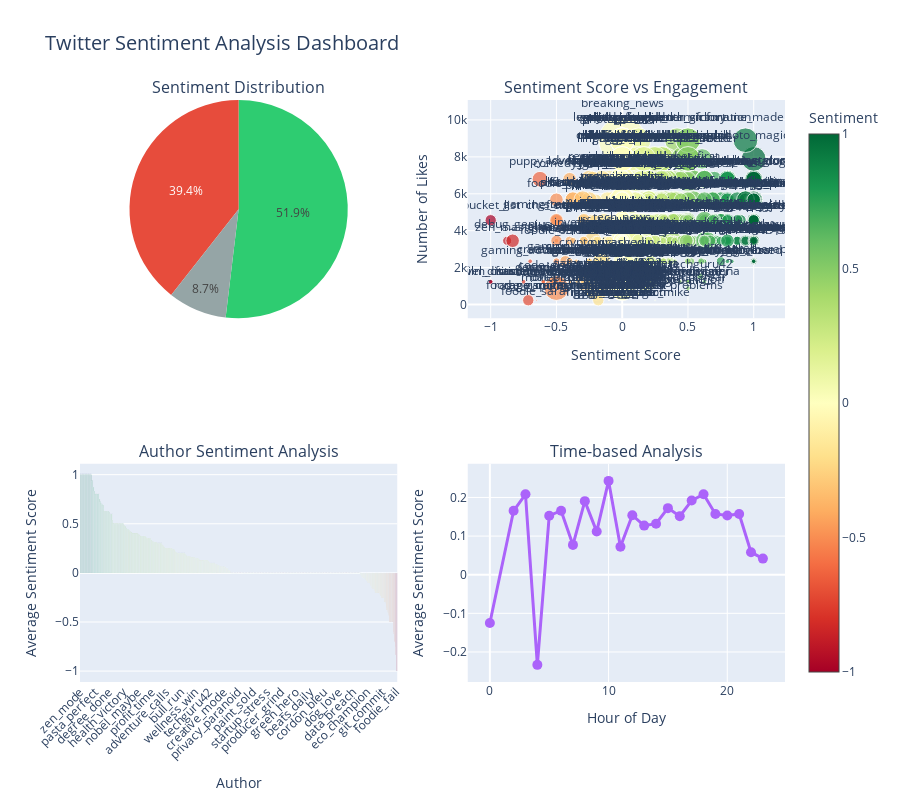

Notebook cell for this chart:
### Code cell
# ## 4. Interactive Visualizations with Plotly

# %%
# Create interactive sentiment analysis dashboard
fig = make_subplots(
    rows=2, cols=2,
    subplot_titles=('Sentiment Distribution', 'Sentiment Score vs Engagement',
                    'Author Sentiment Analysis', 'Time-based Analysis'),
    specs=[[{"type": "pie"}, {"type": "scatter"}],
           [{"type": "bar"}, {"type": "scatter"}]]
)

# 1. Pie chart
fig.add_trace(
    go.Pie(labels=sentiment_counts.index, values=sentiment_counts.values,
           marker_colors=['#2ecc71', '#e74c3c', '#95a5a6']),
    row=1, col=1
)

# 2. Sentiment vs Engagement
fig.add_trace(
    go.Scatter(x=df['sentiment_score'], y=df['number_of_likes'],
               mode='markers+text',
               text=df['author'],
               textposition="top center",
               marker=dict(size=df['number_of_shares']/50,
                          color=df['sentiment_score'],
                          colorscale='RdYlGn',
                          showscale=True,
                          colorbar=dict(title="Sentiment")),
               name='Tweets'),
    row=1, col=2
)

# 3. Author sentiment analysis
author_stats = df.groupby('author').agg({
    'sentiment_score': 'mean',
    'sentiment_label': lambda x: x.mode()[0] if not x.empty else 'neutral'
}).sort_values('sentiment_score', ascending=False)

fig.add_trace(
    go.Bar(x=author_stats.index, y=author_stats['sentiment_score'],
           marker_color=author_stats['sentiment_score'],
           marker_colorscale='RdYlGn',
           text=author_stats['sentiment_score'].round(3),
           textposition='outside'),
    row=2, col=1
)

# 4. Time-based analysis
hourly_sentiment = df.groupby('hour')['sentiment_score'].mean().reset_index()
fig.add_trace(
    go.Scatter(x=hourly_sentiment['hour'], y=hourly_sentiment['sentiment_score'],
               mode='lines+markers',
               line=dict(width=3),
               marker=dict(size=10)),
    row=2, col=2
)

# Update layout
fig.update_layout(height=800, showlegend=False,
                  title_text="Twitter Sentiment Analysis Dashboard",
                  title_font_size=20)
fig.update_xaxes(title_text="Sentiment Score", row=1, col=2)
fig.update_yaxes(title_text="Number of Likes", row=1, col=2)
fig.update_xaxes(title_text="Author", row=2, col=1, tickangle=-45)
fig.update_yaxes(title_text="Average Sentiment Score", row=2, col=1)
fig.update_xaxes(title_text="Hour of Day", row=2, col=2)
fig.update_yaxes(title_text="Average Sentiment Score", row=2, col=2)

fig.show()

### Figure 1 — Plotly figure (JSON) as saved in the notebook; plotly's stock layout.template omitted (floating-point values rounded to 4 significant figures; data arrays with more than 128 entries replaced by an {"elided": "..."} marker saying what was removed)
{"data": [{"domain": {"x": [0, 0.45], "y": [0.625, 1]}, "labels": ["neutral", "positive", "negative"], "marker": {"colors": ["#2ecc71", "#e74c3c", "#95a5a6"]}, "type": "pie", "values": [519, 394, 87]}, {"marker": {"color": {"elided": "1000 float values"}, "colorbar": {"title": {"text": "Sentiment"}}, "colorscale": [[0, "rgb(165,0,38)"], [0.1, "rgb(215,48,39)"], [0.2, "rgb(244,109,67)"], [0.3, "rgb(253,174,97)"], [0.4, "rgb(254,224,139)"], [0.5, "rgb(255,255,191)"], [0.6, "rgb(217,239,139)"], [0.7, "rgb(166,217,106)"], [0.8, "rgb(102,189,99)"], [0.9, "rgb(26,152,80)"], [1, "rgb(0,104,55)"]], "showscale": true, "size": {"elided": "1000 float values"}}, "mode": "markers+text", "name": "Tweets", "text": {"elided": "1000 str values"}, "textposition": "top center", "type": "scatter", "x": {"elided": "1000 float values"}, "xaxis": "x", "y": {"elided": "1000 int values"}, "yaxis": "y"}, {"marker": {"color": {"elided": "841 float values"}, "colorscale": [[0, "rgb(165,0,38)"], [0.1, "rgb(215,48,39)"], [0.2, "rgb(244,109,67)"], [0.3, "rgb(253,174,97)"], [0.4, "rgb(254,224,139)"], [0.5, "rgb(255,255,191)"], [0.6, "rgb(217,239,139)"], [0.7, "rgb(166,217,106)"], [0.8, "rgb(102,189,99)"], [0.9, "rgb(26,152,80)"], [1, "rgb(0,104,55)"]]}, "text": {"elided": "841 float values"}, "textposition": "outside", "type": "bar", "x": {"elided": "841 str values"}, "xaxis": "x2", "y": {"elided": "841 float values"}, "yaxis": "y2"}, {"line": {"width": 3}, "marker": {"size": 10}, "mode": "lines+markers", "type": "scatter", "x": [0, 2, 3, 4, 5, 6, 7, 8, 9, 10, 11, 12, 13, 14, 15, 16, 17, 18, 19, 20, 21, 22, 23], "xaxis": "x3", "y": [-0.125, 0.1656, 0.2083, -0.2333, 0.1529, 0.1657, 0.0772, 0.1905, 0.1117, 0.2429, 0.07221, 0.154, 0.1271, 0.1322, 0.1724, 0.1516, 0.192, 0.2084, 0.1573, 0.1533, 0.1572, 0.05838, 0.04177], "yaxis": "y3"}], "layout": {"annotations": [{"font": {"size": 16}, "showarrow": false, "text": "Sentiment Distribution", "x": 0.225, "xanchor": "center", "xref": "paper", "y": 1, "yanchor": "bottom", "yref": "paper"}, {"font": {"size": 16}, "showarrow": false, "text": "Sentiment Score vs Engagement", "x": 0.775, "xanchor": "center", "xref": "paper", "y": 1, "yanchor": "bottom", "yref": "paper"}, {"font": {"size": 16}, "showarrow": false, "text": "Author Sentiment Analysis", "x": 0.225, "xanchor": "center", "xref": "paper", "y": 0.375, "yanchor": "bottom", "yref": "paper"}, {"font": {"size": 16}, "showarrow": false, "text": "Time-based Analysis", "x": 0.775, "xanchor": "center", "xref": "paper", "y": 0.375, "yanchor": "bottom", "yref": "paper"}], "height": 800, "showlegend": false, "title": {"font": {"size": 20}, "text": "Twitter Sentiment Analysis Dashboard"}, "xaxis": {"anchor": "y", "domain": [0.55, 1], "title": {"text": "Sentiment Score"}}, "xaxis2": {"anchor": "y2", "domain": [0, 0.45], "tickangle": -45, "title": {"text": "Author"}}, "xaxis3": {"anchor": "y3", "domain": [0.55, 1], "title": {"text": "Hour of Day"}}, "yaxis": {"anchor": "x", "domain": [0.625, 1], "title": {"text": "Number of Likes"}}, "yaxis2": {"anchor": "x2", "domain": [0, 0.375], "title": {"text": "Average Sentiment Score"}}, "yaxis3": {"anchor": "x3", "domain": [0, 0.375], "title": {"text": "Average Sentiment Score"}}}}
